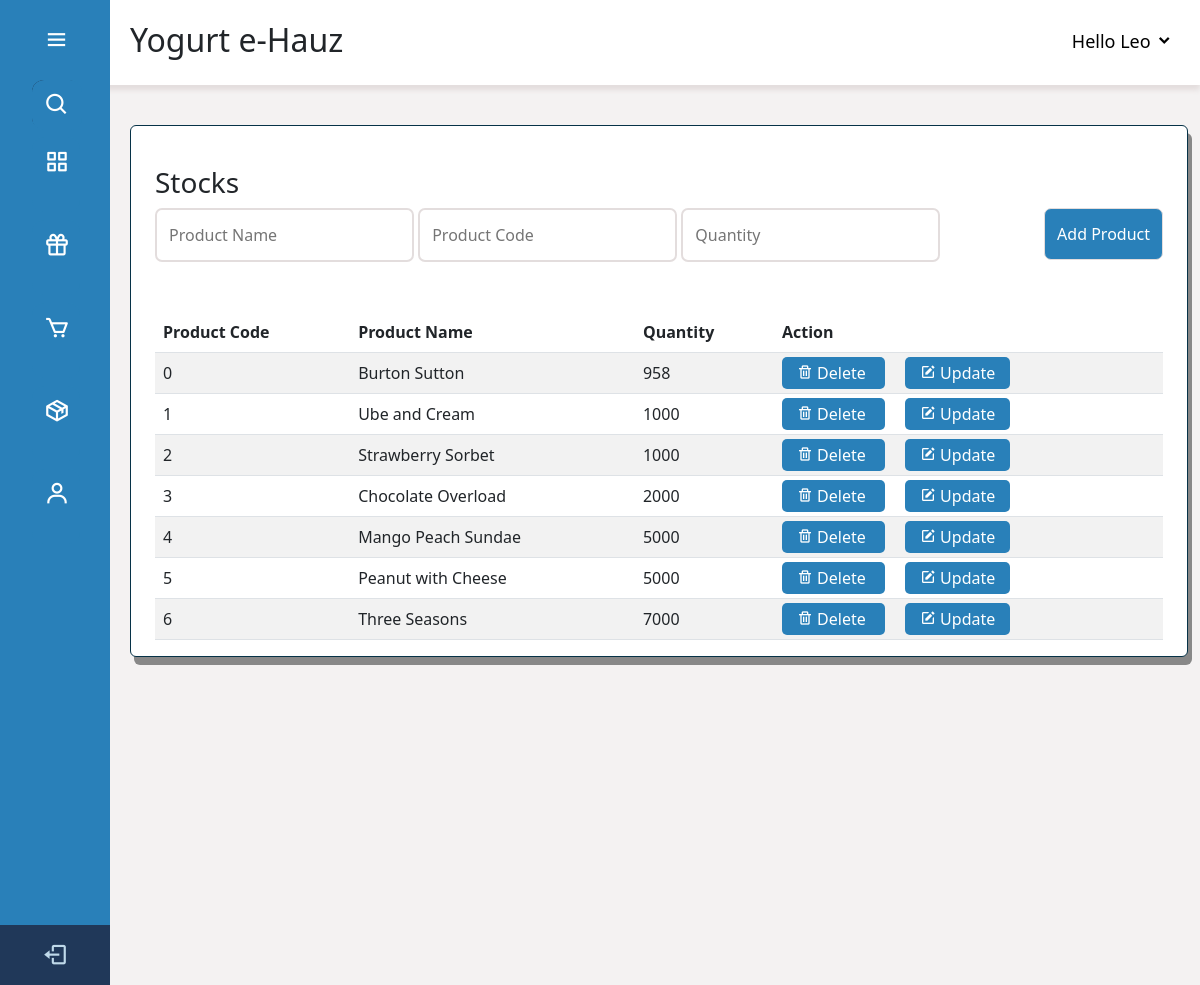
Page /pages/admin/dashboard/adminStocks.php (signed in) on the committed database.
### tables this page shows
CREATE TABLE `stocks` (
  `id` int(11) NOT NULL,
  `product_code` int(11) NOT NULL,
  `product_name` varchar(255) NOT NULL,
  `quantity` int(255) NOT NULL,
  `date_time` timestamp NOT NULL DEFAULT current_timestamp() ON UPDATE current_timestamp()
);

### pages/admin/dashboard/adminStocks.php (the view, shortened to what this page needs)
<?php
include_once('../../customer/config.php');
?>
<!DOCTYPE html>
<html>
  <head>
    <link rel="stylesheet" href="css/adminProducts.css" />
    <link href="https://unpkg.com/boxicons@2.0.7/css/boxicons.min.css" rel="stylesheet"/>
    <link href="https://cdn.jsdelivr.net/npm/bootstrap@5.2.3/dist/css/bootstrap.min.css" rel="stylesheet"/>
  </head>
  <body>
    <div class="sidebar">
      <div class="logo-details">
        <i class="bx bx-menu" id="btn"></i>
      </div>
      <ul class="nav-list">
        <li>
          <i class="bx bx-search"></i>
        </li>
        <li>
          <a href="dashboard.php">
            <i class="bx bx-grid-alt"></i>
          </a>
        </li>
        <?php if($_SESSION['ROLE'] == 'super_admin'){ ?>
        <li>
          <a href="adminProduct.php">
            <i class='bx bx-gift'></i>
          </a>
        </li>
        <li>
          <a href="adminOrders.php">
            <i class='bx bx-cart'></i>
          </a>
        </li>
        <li>
          <a href="adminStocks.php">
            <i class='bx bx-package'></i>
          </a>
        </li>
        <?php } ?>
        <li>
          <a href="user_accounts.php">
            <i class="bx bx-user"></i>
          </a>
        </li>
        <li class="profile" style="background-color: #000;">
          <div class="complete_name"> Hello <?php echo ucwords($_SESSION['NAME']); ?></div>
          <i class="bx bx-log-out" id="log_out" ><a href="../api/logout.php"></a></i>
        </li>
      </ul>
    </div>
    <section class="header">
      <h2>Yogurt e-Hauz <b id="complete_name"></b></h2>
      <div class="dropdown" id="#complete_name">
        <button class="dropbtn" id="name">
          Hello <?php echo ucwords($_SESSION['NAME']);  ?> <i class="bx bxs-chevron-down"></i>
        </button>
      </div>
    </section>
    <section class="container">
      <div class="card" id="enrollees">
        <?php if($_SESSION['ROLE'] == 'super_admin'){ ?>
          <main role="super_admin" class="col-md-9 ml-sm-auto col-lg-10 pt-3 px-4" style="width: 100%;">
            <div class="d-flex justify-content-between flex-wrap flex-md-nowrap align-items-center pb-2 mb-3">
            </div>
            <section>
              <form action="" method="post" class="add-product-form" enctype="multipart/form-data" id="product-input">
                <h3>Stocks</h3>
                <input type="text" name="p_name" placeholder="Product Name" class="box" required>
                <input type="number" name="p_code" min="0" placeholder="Product Code" class="box" required>
                <input type="number" name="p_quantity" min="0" placeholder="Quantity" class="box" required>
                <input type="submit" id="add-product"  value="Add Product" name="add_product" class="btn">
              </form>
            </section>
            <div class="table-responsive" style="margin-top: 50px;">
              <table class="table table-striped">
                <thead>
                <th>Product Code</th>
                  <th>Product Name</th>
                  <th>Quantity</th>
                  <th>Action</th>
                </thead>
                <tbody>
                  <?php
                          if ($_SESSION['ROLE'] == "super_admin") {
                    $query = "SELECT * FROM stocks";
                      }else{
                    $role = $_SESSION['ROLE'];
                    $query = "SELECT * FROM users WHERE role = '$role'";
                      }
                          $result = $con->query($query);
                    if ($result->num_rows > 0) {
                          while ($row = $result->fetch_array()) {
                      ?>
                  <tr>
                    <td><?php echo $row['product_code']?></td>
                    <td><?php echo $row['product_name']?></td>
                    <td><?php echo $row['quantity']?></td>
                    <td>
                      <a href="adminStocks.php?delete=<?php echo $row['id']; ?>" class="delete-btn" id="delete-btn" onclick="return confirm('are your sure you want to delete this?');"> <i class='bx bx-trash'></i></i> Delete </a>
                      <a href="adminStocks.php?edit=<?php echo $row['id']; ?>" class="option-btn" id="update-btn"> <i class='bx bxs-edit'></i></i> Update </a>
                    </td>
                  </tr>
                  <?php }
                  }else{
                      echo "<h2>No record found!</h2>";
                  } ?>
                </tbody>
              </table>
            </div>
          </main><?php } ?>
      </div>
    </section>
  </body>
</html>

### pages/admin/dashboard/css/adminProducts.css (style rules this page uses)
.sidebar { position: fixed; left: 0; top: 0; height: 100%; width: 110px; background: #2980b9; padding-right: 30px; z-index: 99; transition: all 0.5s ease; }
.sidebar .logo-details { height: 80px; margin-left: 10%; width: 100%; display: flex; align-items: center; position: relative; text-align: center; }
.sidebar .logo-details #btn { position: absolute; top: 50%; right: 0; margin-right: 8%; transform: translateY(-50%); font-size: 22px; transition: all 0.4s ease; font-size: 23px; text-align: center; cursor: pointer; transition: all 0.5s ease; }
.sidebar i { color: #fff; height: 60px; min-width: 50px; font-size: 28px; text-align: center; line-height: 60px; }
.sidebar .nav-list { height: 100%; width: 100%; }
.sidebar li { position: relative; margin-bottom: 8px; list-style: none; }
.sidebar li i { font-size: 26px !important; margin-bottom: 25px !important; }
.logo-details i { font-size: 26px !important; }
.sidebar .bx-search { position: absolute; top: 50%; left: 0; transform: translateY(-50%); font-size: 22px; background: #2980b9; color: #FFF; border-style: none; border-radius: -10px !important; }
.sidebar li a { display: flex; height: 100%; width: 100%; border-radius: 12px; align-items: center; text-decoration: none; transition: all 0.4s ease; background: #2980b9; }
.sidebar li i { height: 50px; line-height: 50px; font-size: 18px; border-radius: 12px; }
.sidebar li.profile { position: fixed; height: 60px; width: 110px; left: 0; bottom: -8px; padding: 10px 14px; background: #1d1b31; opacity: 70% ; transition: all 0.5s ease; overflow: hidden; }
.sidebar .profile #log_out { position: absolute; top: 50%; right: 0; transform: translateY(-50%); background: #1d1b31; width: 100%; height: 60px; line-height: 60px; border-radius: 0px; transition: all 0.5s ease; }
.complete_name { padding-top: 5px !important; }
.dropbtn { background-color: white; color: black; padding: 16px; font-size: 18px; line-height: 19px; border: none; }
.dropdown { position: relative; float: right; line-height: 30px; list-style: none; border-radius: 5px; background-color: #f5f5f5; margin-right: 1%; margin-top: 15px; }
.header { transition: all 0.5s ease; background-color: #fff; box-shadow: 0 5px 5px #e3dddd; height: 85px; z-index: 2; padding-left: 130px; position: relative; width: 100%; }
.header h2 { line-height: 80px; display: inline-block; }
.container { background-color: #f4f2f2; position: relative; padding-left: 130px !important; min-height: 900px !important; min-width: 100% !important; padding-top: 40px; }
.container .card { background-color: #f5f5f5; box-shadow: 4px 8px #888888; border-style: solid; border-color: #063247; }
#enrollees { background-color: #fff; }
#add-product { background-color: #2980b9; border-style: none; text-decoration: none; color: #fff; float: right; cursor: pointer; }
#delete-btn, #save-btn, #close-edit { background-color: #2980b9; border-style: none; text-decoration: none; border-radius: 5px; padding: 5px 15px; color: #fff; }
#update-btn { background-color: #2980b9; text-decoration: none; margin-left: 20px; border-radius: 5px; padding: 5px 15px; color: #fff; }
#product-input input { line-height: 40px; padding: 5px 12px; border-radius: 7px !important; border-style: solid ; border-color: #e3dddd; ; }

### rows in the picture
stocks: product_code "0", product_name "Burton Sutton", quantity "958"
stocks: product_code "1", product_name "Ube and Cream", quantity "1000"
stocks: product_code "2", product_name "Strawberry Sorbet", quantity "1000"
stocks: product_code "3", product_name "Chocolate Overload", quantity "2000"
stocks: product_code "4", product_name "Mango Peach Sundae", quantity "5000"
stocks: product_code "5", product_name "Peanut with Cheese", quantity "5000"
stocks: product_code "6", product_name "Three Seasons", quantity "7000"

### other values in the picture
$_SESSION['NAME'] "Leo"
